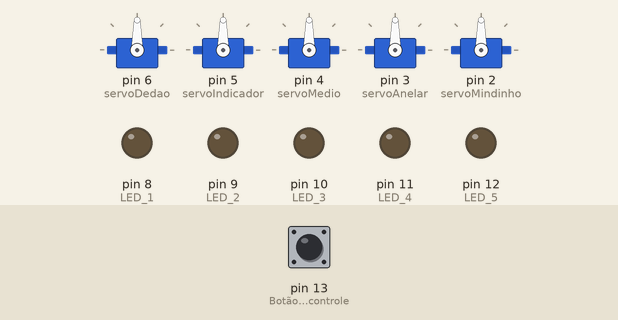
This sketch was run on a simulated Arduino Uno, built with avr-gcc and run on an emulated ATmega328P. Parts: 5 × servo, output pins drawn as LEDs (lit = HIGH). Inputs (shaded band) come from the test bench; at power-on: pin 13 (Botão_de_controle) LOW. Random numbers use the default seed unless the sketch sets one.

Above: at 1.2 s.
1.3 s: pin 13 (Botão_de_controle) pulled HIGH for 0.15 s
At 1.7 s:
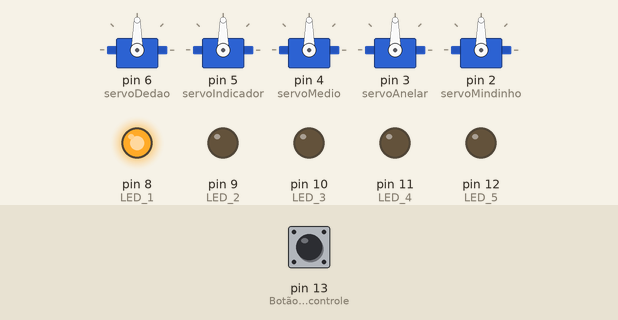
At 8.8 s:
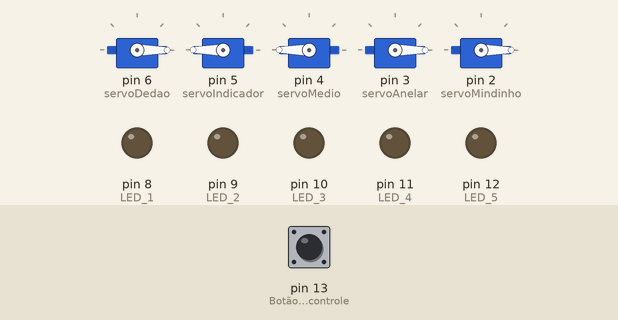
12.3 s: pin 13 (Botão_de_controle) pulled HIGH for 1 s
At 15.7 s:
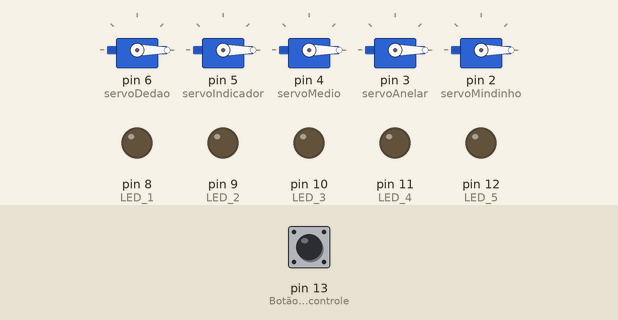
Timing chart, 0 to 25.8 s (numbered marks = the images above; inputs shaded):
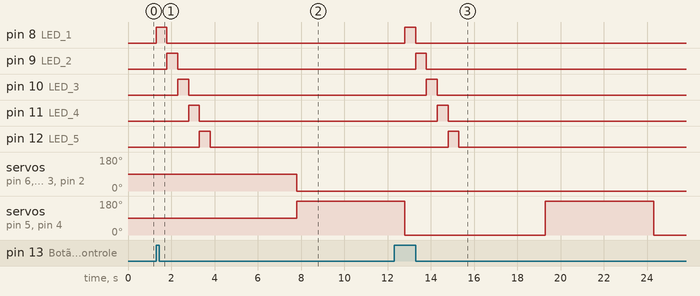

Measured:
- after the input at 1.3 s, pin 8 (LED_1): LOW → HIGH at once, → LOW 0.50 s later; pin 9 (LED_2): LOW → HIGH after 0.50 s, → LOW 0.50 s later; pin 10 (LED_3): LOW → HIGH after 1.0 s, → LOW 0.50 s later; pin 11 (LED_4): LOW → HIGH after 1.5 s, → LOW 0.50 s later; pin 12 (LED_5): LOW → HIGH after 2.0 s, → LOW 0.50 s later
- after the input at 12.3 s, pin 8 (LED_1): LOW → HIGH after 0.50 s, → LOW 0.50 s later; pin 9 (LED_2): LOW → HIGH after 1.0 s, → LOW 0.50 s later; pin 10 (LED_3): LOW → HIGH after 1.5 s, → LOW 0.50 s later; pin 11 (LED_4): LOW → HIGH after 2.0 s, → LOW 0.50 s later; pin 12 (LED_5): LOW → HIGH after 2.5 s, → LOW 0.50 s later

The sketch:

main.ino
```cpp
#include <Servo.h>

// Definição dos servos para cada dedo
Servo servoDedao;              // Servo do dedão (polegar)
Servo servoIndicador;          // Servo do dedo indicador
Servo servoMedio;              // Servo do dedo médio
Servo servoAnelar;             // Servo do dedo anelar
Servo servoMindinho;           // Servo do dedo mindinho

int numero = 0;                // Variável para armazenar o número aleatório

void setup() {
  // Configuração dos pinos
  pinMode(13, INPUT);          // Botão de controle
  pinMode(8, OUTPUT);          // LED 1
  pinMode(9, OUTPUT);          // LED 2
  pinMode(10, OUTPUT);         // LED 3
  pinMode(11, OUTPUT);         // LED 4
  pinMode(12, OUTPUT);         // LED 5

  // Conectar os servos aos pinos correspondentes
  servoDedao.attach(6);        // Dedo dedão no pino 6
  servoIndicador.attach(5);    // Dedo indicador no pino 5
  servoMedio.attach(4);        // Dedo médio no pino 4
  servoAnelar.attach(3);       // Dedo anelar no pino 3
  servoMindinho.attach(2);     // Dedo mindinho no pino 2
}

void loop() {
  // Quando o botão é pressionado, os LEDs acendem
  while (digitalRead(13) == HIGH) {
    // Liga e desliga os LEDs sequencialmente
    for (int i = 8; i <= 12; i++) {
      digitalWrite(i, HIGH);
      delay(500); // Aguarda 500 milissegundos
      digitalWrite(i, LOW);
    }

    // Gera um número aleatório entre 1 e 3
    numero = random(1, 4); // 4 é exclusivo

    // Espera 4 segundos antes de realizar o gesto
    delay(4000);

    // Executa a ação correspondente ao número gerado
    if (numero == 1) {
      // Papel
      servoDedao.write(0);
      servoIndicador.write(0);
      servoMedio.write(0);
      servoAnelar.write(0);
      servoMindinho.write(0);
    } else if (numero == 2) {
      // Tesoura
      servoDedao.write(0);
      servoIndicador.write(180);
      servoMedio.write(180);
      servoAnelar.write(0);
      servoMindinho.write(0);
    } else if (numero == 3) {
      // Pedra
      servoDedao.write(130);
      servoIndicador.write(180);
      servoMedio.write(180);
      servoAnelar.write(180);
      servoMindinho.write(180);
    }

    // Espera 5 segundos antes de fechar a mão
    delay(5000);

    // Fecha a mão (todos os dedos na posição fechada)
    servoDedao.write(0);
    servoIndicador.write(0);
    servoMedio.write(0);
    servoAnelar.write(0);
    servoMindinho.write(0);
  }
}
```
